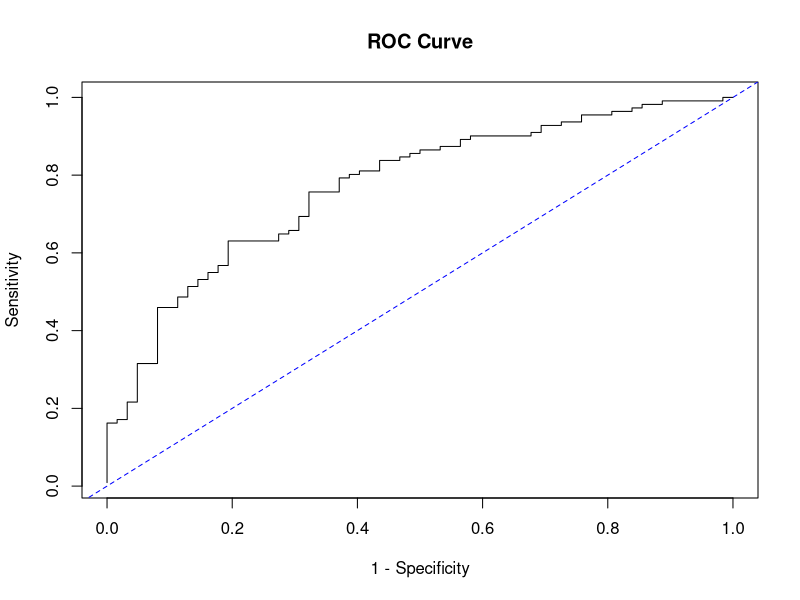

Write R code to recreate this figure.
### Example 6.3:  Horseshoe Crab Data (Predictive Power)

horseshoe <- read.table("horseshoe.txt", header=TRUE)

  # Note y is binary


### R Measures of Fitted Models

mod1 <- glm(y ~ width, family=binomial, data=horseshoe)

cor(horseshoe$y, fitted(mod1))

mod2 <- glm(y ~ factor(color), family=binomial, data=horseshoe)

cor(horseshoe$y, fitted(mod2))

mod3 <- glm(y ~ width + factor(color), family=binomial, data=horseshoe)

cor(horseshoe$y, fitted(mod3))


### Apparent Classification Table (Model 3)

pi0 <- 0.5

table(y=horseshoe$y, yhat=as.numeric(fitted(mod3) > pi0))

96 / (15 + 96)  # apparent sensitivity

31 / (31 + 31)  # apparent specificity

(31 + 96) / (31 + 31 + 15 + 96)  # apparent prob. correct


### Cross-Validated Classification Table (Model 3)

pihatcv <- numeric(nrow(horseshoe))

for(i in 1:nrow(horseshoe))
  pihatcv[i] <- predict(update(mod3, subset=-i), newdata=horseshoe[i,],
                        type="response")

table(y=horseshoe$y, yhat=as.numeric(pihatcv > pi0))

94 / (94 + 17)  # cross-validated sensitivity

28 / (28 + 34)  # cross-validated specificity

(28 + 94) / (28 + 34 + 17 + 94)  # cross-validated prob. correct


### ROC Curve (Model 3)

n <- nrow(horseshoe)

pihat <- fitted(mod3)

true.pos <- cumsum(horseshoe$y[order(pihat, decreasing=TRUE)])

false.pos <- 1:n - true.pos

plot(false.pos/false.pos[n], true.pos/true.pos[n], type="l",
     main="ROC Curve", xlab="1 - Specificity", ylab="Sensitivity")
abline(a=0, b=1, lty=2, col="blue")


mean(outer(pihat[horseshoe$y==1], pihat[horseshoe$y==0], ">") +
     0.5 * outer(pihat[horseshoe$y==1], pihat[horseshoe$y==0], "=="))
  # area under curve (concordance index)
